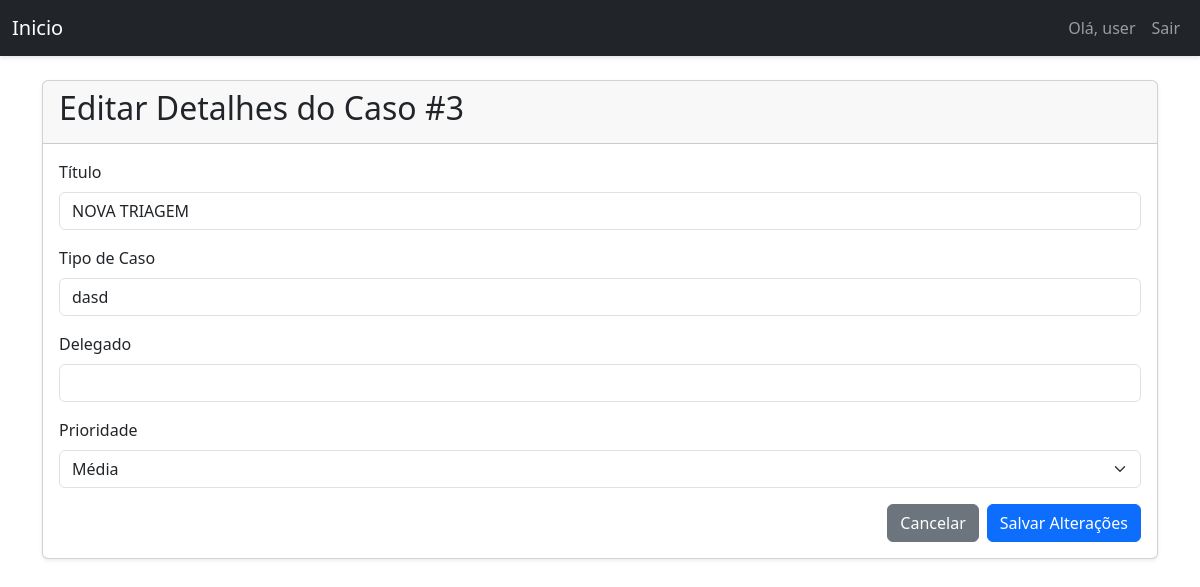
Page /ticket/3/edit (signed in) on the committed database.
### models.py (models this page shows, shortened)
class User(UserMixin, db.Model):
    id = db.Column(db.Integer, primary_key=True)
    username = db.Column(db.String(64), index=True, unique=True)
    email = db.Column(db.String(120), index=True, unique=True)
    password_hash = db.Column(db.String(128))
    is_admin = db.Column(db.Boolean, default=False)
    tickets = db.relationship('Ticket', backref='author', lazy='dynamic', cascade="all, delete-orphan")
    comments = db.relationship('Comment', backref='author', lazy='dynamic', cascade="all, delete-orphan")
    attachments = db.relationship('Attachment', backref='author', lazy='dynamic')
    appointments = db.relationship('Appointment', backref='user', lazy='dynamic', cascade="all, delete-orphan")
    advogados = db.relationship('Advogado', backref='owner_user', lazy='dynamic', cascade="all, delete-orphan")

class Ticket(db.Model):
    id = db.Column(db.Integer, primary_key=True)
    ticket_code = db.Column(db.String(30), unique=True)
    title = db.Column(db.String(140))
    description = db.Column(db.Text)
    case_number = db.Column(db.String(50))
    status = db.Column(db.String(20), default='Em Análise')
    priority = db.Column(db.String(20), default='Média')
    created_at = db.Column(db.DateTime, index=True, default=datetime.utcnow)
    updated_at = db.Column(db.DateTime, index=True, default=datetime.utcnow)
    user_id = db.Column(db.Integer, db.ForeignKey('user.id'))
    delegado = db.Column(db.String(100))
    comments = db.relationship('Comment', backref='ticket', lazy='dynamic', cascade="all, delete-orphan")
    attachments = db.relationship('Attachment', backref='ticket', lazy='dynamic', cascade="all, delete-orphan")
    todos = db.relationship('TodoItem', backref='ticket', lazy='dynamic', cascade="all, delete-orphan")

### triagem/routes/ticket.py (the view, shortened to what this page needs)
@ticket_bp.route('/<int:ticket_id>/edit', methods=['GET', 'POST'])
@login_required
@ticket_permission_required
def edit_ticket(ticket):
    return render_template('edit_ticket.html', ticket=ticket)

### triagem/routes/ticket.py (called while the page is built)
def ticket_permission_required(f):
    @wraps(f)
    def decorated_function(ticket_id, *args, **kwargs):
        ticket = Ticket.query.get_or_404(ticket_id)
        if not (current_user.is_admin or ticket.user_id == current_user.id):
            flash('Você não tem permissão para acessar este caso.', 'danger')
            return redirect(url_for('dashboard.dashboard'))
        return f(ticket, *args, **kwargs)
    return decorated_function

### triagem/templates/edit_ticket.html (shortened to what this page needs)
{% extends "base.html" %}
{% block content %}
<div class="card mb-4">
    <div class="card-header">
        <h2>Editar Detalhes do Caso #{{ ticket.id }}</h2>
    </div>
    <div class="card-body">
        <form method="POST" action="{{ url_for('ticket.edit_ticket', ticket_id=ticket.id) }}">
            <div class="mb-3">
                <label for="title" class="form-label">Título</label>
                <input type="text" class="form-control" id="title" name="title" value="{{ ticket.title }}" required>
            </div>
            <div class="mb-3">
                <label for="case_number" class="form-label">Tipo de Caso</label>
                <input type="text" class="form-control" id="case_number" name="case_number" value="{{ ticket.case_number }}" required>
            </div>
            <div class="mb-3">
                <label for="delegado" class="form-label">Delegado</label>
                <input type="text" class="form-control" id="delegado" name="delegado" value="{{ ticket.delegado }}">
            </div>
            <div class="mb-3">
                <label for="priority" class="form-label">Prioridade</label>
                <select name="priority" id="priority" class="form-select">
                    <option value="Média" {% if ticket.priority == 'Média' %}selected{% endif %}>Média</option>
                </select>
            </div>
            <div class="d-flex justify-content-end gap-2 mt-3">
                <a href="{{ url_for('ticket.view_ticket', ticket_id=ticket.id) }}" class="btn btn-secondary">Cancelar</a>
                <button type="submit" class="btn btn-primary">Salvar Alterações</button>
            </div>
        </form>
    </div>
</div>
{% endblock %}

### triagem/templates/base.html (shortened to what this page needs)
<!DOCTYPE html>
<html lang="pt-BR">
<head>
    {% block styles %}
        <link rel="stylesheet" href="https://cdn.jsdelivr.net/npm/bootstrap-icons@1.8.0/font/bootstrap-icons.css">
        <link rel="stylesheet" href="{{ url_for('static', filename='css/triagem.css') }}">
        <link href="https://cdn.jsdelivr.net/npm/bootstrap@5.3.0/dist/css/bootstrap.min.css" rel="stylesheet">
    {% endblock %}
</head>
<body>
    <nav class="navbar navbar-expand-lg navbar-dark bg-dark">
        <div class="container-fluid">
            <a class="navbar-brand" href="{{ url_for('main.index') }}">Inicio</a>
            <div class="collapse navbar-collapse" id="navbarNav">
                <ul class="navbar-nav ms-auto">
                    {% if current_user.is_authenticated %}
                    <li class="nav-item">
                        <span class="nav-link">Olá, {{ current_user.username }}</span>
                    </li>
                    <li class="nav-item">
                        <a class="nav-link" href="{{ url_for('auth.logout') }}">Sair</a>
                    </li>
                    {% else %}
                    <li class="nav-item">
                        <a class="nav-link" href="{{ url_for('auth.login') }}">Login</a>
                    </li>
                    {% endif %}
                </ul>
            </div>
        </div>
    </nav>
    <div class="container mt-4">
        {% block content %}{% endblock %}
    </div>
</body>
</html>

### static/css/triagem.css (style rules this page uses)
body { background-color: #f8f9fa; padding-bottom: 50px; font-family: 'Open Sans', sans-serif; }
.navbar { box-shadow: 0 2px 4px rgba(0,0,0,.1); }
.card { box-shadow: 0 0.125rem 0.25rem rgba(0, 0, 0, 0.075); border: none; }
.card-header { background-color: #f8f9fa; border-bottom: 1px solid rgba(0,0,0,.125); }
::placeholder { color: #6c757d; opacity: 1; }

### rows in the picture
User: username "user"
Ticket: id "3", title "NOVA TRIAGEM", case_number "dasd", priority "Média"
